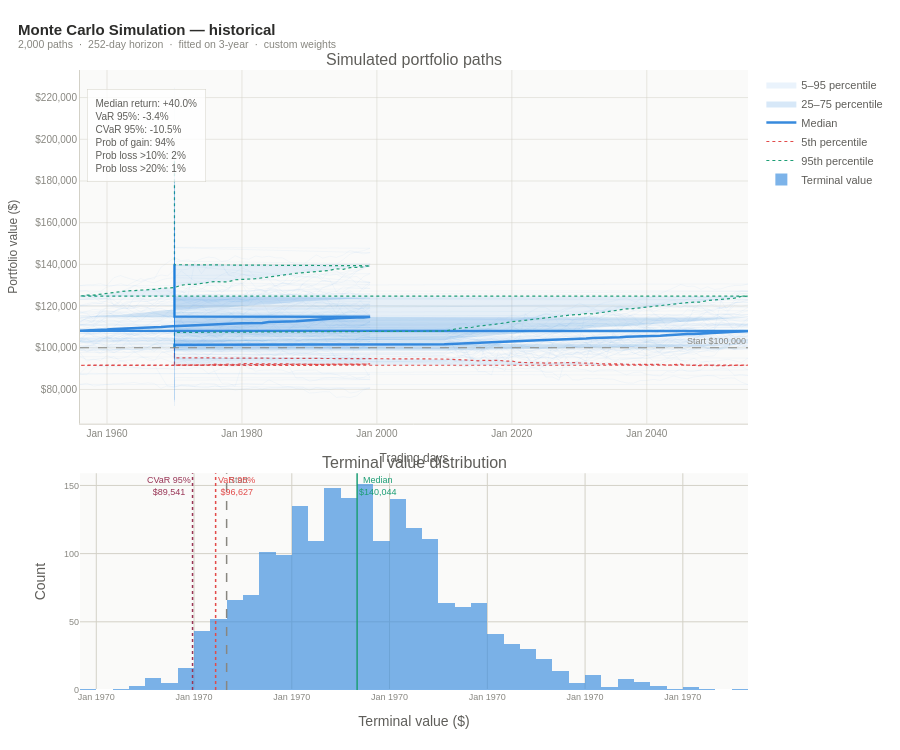

This figure's notebook cell:
### Code cell
# single run
result = simulate(quant, symbols, weights,
    horizon=252,        # 1 year forward
    n_sims=2000,
    method="historical",
    period="3y")

print(result)
plots.monte_carlo(result).show()

### Figure 1 — Plotly figure (JSON) as saved in the notebook; plotly's stock layout.template omitted (floating-point values rounded to 4 significant figures; data arrays with more than 128 entries replaced by an {"elided": "..."} marker saying what was removed)
{"data": [{"fill": "toself", "fillcolor": "rgba(55,138,221,0.10)", "hoverinfo": "skip", "line": {"width": 0}, "name": "5–95 percentile", "x": {"elided": "506 int values"}, "y": {"elided": "506 float values"}, "type": "scatter", "xaxis": "x", "yaxis": "y"}, {"fill": "toself", "fillcolor": "rgba(55,138,221,0.20)", "hoverinfo": "skip", "line": {"width": 0}, "name": "25–75 percentile", "x": {"elided": "506 int values"}, "y": {"elided": "506 float values"}, "type": "scatter", "xaxis": "x", "yaxis": "y"}, {"hovertemplate": "Day %{x}<br>Median: $%{y:,.0f}<extra></extra>", "line": {"color": "#378ADD", "width": 2.5}, "mode": "lines", "name": "Median", "x": {"elided": "253 int values"}, "y": {"elided": "253 float values"}, "type": "scatter", "xaxis": "x", "yaxis": "y"}, {"hovertemplate": "Day %{x}<br>5th pct: $%{y:,.0f}<extra></extra>", "line": {"color": "#E24B4A", "dash": "dot", "width": 1.2}, "mode": "lines", "name": "5th percentile", "x": {"elided": "253 int values"}, "y": {"elided": "253 float values"}, "type": "scatter", "xaxis": "x", "yaxis": "y"}, {"hovertemplate": "Day %{x}<br>95th pct: $%{y:,.0f}<extra></extra>", "line": {"color": "#1D9E75", "dash": "dot", "width": 1.2}, "mode": "lines", "name": "95th percentile", "x": {"elided": "253 int values"}, "y": {"elided": "253 float values"}, "type": "scatter", "xaxis": "x", "yaxis": "y"}, {"hoverinfo": "skip", "line": {"color": "rgba(55,138,221,0.08)", "width": 0.6}, "mode": "lines", "showlegend": false, "x": {"elided": "253 int values"}, "y": {"elided": "253 float values"}, "type": "scatter", "xaxis": "x", "yaxis": "y"}, {"hoverinfo": "skip", "line": {"color": "rgba(55,138,221,0.08)", "width": 0.6}, "mode": "lines", "showlegend": false, "x": {"elided": "253 int values"}, "y": {"elided": "253 float values"}, "type": "scatter", "xaxis": "x", "yaxis": "y"}, {"hoverinfo": "skip", "line": {"color": "rgba(55,138,221,0.08)", "width": 0.6}, "mode": "lines", "showlegend": false, "x": {"elided": "253 int values"}, "y": {"elided": "253 float values"}, "type": "scatter", "xaxis": "x", "yaxis": "y"}, {"hoverinfo": "skip", "line": {"color": "rgba(55,138,221,0.08)", "width": 0.6}, "mode": "lines", "showlegend": false, "x": {"elided": "253 int values"}, "y": {"elided": "253 float values"}, "type": "scatter", "xaxis": "x", "yaxis": "y"}, {"hoverinfo": "skip", "line": {"color": "rgba(55,138,221,0.08)", "width": 0.6}, "mode": "lines", "showlegend": false, "x": {"elided": "253 int values"}, "y": {"elided": "253 float values"}, "type": "scatter", "xaxis": "x", "yaxis": "y"}, {"hoverinfo": "skip", "line": {"color": "rgba(55,138,221,0.08)", "width": 0.6}, "mode": "lines", "showlegend": false, "x": {"elided": "253 int values"}, "y": {"elided": "253 float values"}, "type": "scatter", "xaxis": "x", "yaxis": "y"}, {"hoverinfo": "skip", "line": {"color": "rgba(55,138,221,0.08)", "width": 0.6}, "mode": "lines", "showlegend": false, "x": {"elided": "253 int values"}, "y": {"elided": "253 float values"}, "type": "scatter", "xaxis": "x", "yaxis": "y"}, {"hoverinfo": "skip", "line": {"color": "rgba(55,138,221,0.08)", "width": 0.6}, "mode": "lines", "showlegend": false, "x": {"elided": "253 int values"}, "y": {"elided": "253 float values"}, "type": "scatter", "xaxis": "x", "yaxis": "y"}, {"hoverinfo": "skip", "line": {"color": "rgba(55,138,221,0.08)", "width": 0.6}, "mode": "lines", "showlegend": false, "x": {"elided": "253 int values"}, "y": {"elided": "253 float values"}, "type": "scatter", "xaxis": "x", "yaxis": "y"}, {"hoverinfo": "skip", "line": {"color": "rgba(55,138,221,0.08)", "width": 0.6}, "mode": "lines", "showlegend": false, "x": {"elided": "253 int values"}, "y": {"elided": "253 float values"}, "type": "scatter", "xaxis": "x", "yaxis": "y"}, {"hoverinfo": "skip", "line": {"color": "rgba(55,138,221,0.08)", "width": 0.6}, "mode": "lines", "showlegend": false, "x": {"elided": "253 int values"}, "y": {"elided": "253 float values"}, "type": "scatter", "xaxis": "x", "yaxis": "y"}, {"hoverinfo": "skip", "line": {"color": "rgba(55,138,221,0.08)", "width": 0.6}, "mode": "lines", "showlegend": false, "x": {"elided": "253 int values"}, "y": {"elided": "253 float values"}, "type": "scatter", "xaxis": "x", "yaxis": "y"}, {"hoverinfo": "skip", "line": {"color": "rgba(55,138,221,0.08)", "width": 0.6}, "mode": "lines", "showlegend": false, "x": {"elided": "253 int values"}, "y": {"elided": "253 float values"}, "type": "scatter", "xaxis": "x", "yaxis": "y"}, {"hoverinfo": "skip", "line": {"color": "rgba(55,138,221,0.08)", "width": 0.6}, "mode": "lines", "showlegend": false, "x": {"elided": "253 int values"}, "y": {"elided": "253 float values"}, "type": "scatter", "xaxis": "x", "yaxis": "y"}, {"hoverinfo": "skip", "line": {"color": "rgba(55,138,221,0.08)", "width": 0.6}, "mode": "lines", "showlegend": false, "x": {"elided": "253 int values"}, "y": {"elided": "253 float values"}, "type": "scatter", "xaxis": "x", "yaxis": "y"}, {"hoverinfo": "skip", "line": {"color": "rgba(55,138,221,0.08)", "width": 0.6}, "mode": "lines", "showlegend": false, "x": {"elided": "253 int values"}, "y": {"elided": "253 float values"}, "type": "scatter", "xaxis": "x", "yaxis": "y"}, {"hoverinfo": "skip", "line": {"color": "rgba(55,138,221,0.08)", "width": 0.6}, "mode": "lines", "showlegend": false, "x": {"elided": "253 int values"}, "y": {"elided": "253 float values"}, "type": "scatter", "xaxis": "x", "yaxis": "y"}, {"hoverinfo": "skip", "line": {"color": "rgba(55,138,221,0.08)", "width": 0.6}, "mode": "lines", "showlegend": false, "x": {"elided": "253 int values"}, "y": {"elided": "253 float values"}, "type": "scatter", "xaxis": "x", "yaxis": "y"}, {"hoverinfo": "skip", "line": {"color": "rgba(55,138,221,0.08)", "width": 0.6}, "mode": "lines", "showlegend": false, "x": {"elided": "253 int values"}, "y": {"elided": "253 float values"}, "type": "scatter", "xaxis": "x", "yaxis": "y"}, {"hoverinfo": "skip", "line": {"color": "rgba(55,138,221,0.08)", "width": 0.6}, "mode": "lines", "showlegend": false, "x": {"elided": "253 int values"}, "y": {"elided": "253 float values"}, "type": "scatter", "xaxis": "x", "yaxis": "y"}, {"hoverinfo": "skip", "line": {"color": "rgba(55,138,221,0.08)", "width": 0.6}, "mode": "lines", "showlegend": false, "x": {"elided": "253 int values"}, "y": {"elided": "253 float values"}, "type": "scatter", "xaxis": "x", "yaxis": "y"}, {"hoverinfo": "skip", "line": {"color": "rgba(55,138,221,0.08)", "width": 0.6}, "mode": "lines", "showlegend": false, "x": {"elided": "253 int values"}, "y": {"elided": "253 float values"}, "type": "scatter", "xaxis": "x", "yaxis": "y"}, {"hoverinfo": "skip", "line": {"color": "rgba(55,138,221,0.08)", "width": 0.6}, "mode": "lines", "showlegend": false, "x": {"elided": "253 int values"}, "y": {"elided": "253 float values"}, "type": "scatter", "xaxis": "x", "yaxis": "y"}, {"hoverinfo": "skip", "line": {"color": "rgba(55,138,221,0.08)", "width": 0.6}, "mode": "lines", "showlegend": false, "x": {"elided": "253 int values"}, "y": {"elided": "253 float values"}, "type": "scatter", "xaxis": "x", "yaxis": "y"}, {"hoverinfo": "skip", "line": {"color": "rgba(55,138,221,0.08)", "width": 0.6}, "mode": "lines", "showlegend": false, "x": {"elided": "253 int values"}, "y": {"elided": "253 float values"}, "type": "scatter", "xaxis": "x", "yaxis": "y"}, {"hoverinfo": "skip", "line": {"color": "rgba(55,138,221,0.08)", "width": 0.6}, "mode": "lines", "showlegend": false, "x": {"elided": "253 int values"}, "y": {"elided": "253 float values"}, "type": "scatter", "xaxis": "x", "yaxis": "y"}, {"hoverinfo": "skip", "line": {"color": "rgba(55,138,221,0.08)", "width": 0.6}, "mode": "lines", "showlegend": false, "x": {"elided": "253 int values"}, "y": {"elided": "253 float values"}, "type": "scatter", "xaxis": "x", "yaxis": "y"}, {"hoverinfo": "skip", "line": {"color": "rgba(55,138,221,0.08)", "width": 0.6}, "mode": "lines", "showlegend": false, "x": {"elided": "253 int values"}, "y": {"elided": "253 float values"}, "type": "scatter", "xaxis": "x", "yaxis": "y"}, {"hoverinfo": "skip", "line": {"color": "rgba(55,138,221,0.08)", "width": 0.6}, "mode": "lines", "showlegend": false, "x": {"elided": "253 int values"}, "y": {"elided": "253 float values"}, "type": "scatter", "xaxis": "x", "yaxis": "y"}, {"hoverinfo": "skip", "line": {"color": "rgba(55,138,221,0.08)", "width": 0.6}, "mode": "lines", "showlegend": false, "x": {"elided": "253 int values"}, "y": {"elided": "253 float values"}, "type": "scatter", "xaxis": "x", "yaxis": "y"}, {"hoverinfo": "skip", "line": {"color": "rgba(55,138,221,0.08)", "width": 0.6}, "mode": "lines", "showlegend": false, "x": {"elided": "253 int values"}, "y": {"elided": "253 float values"}, "type": "scatter", "xaxis": "x", "yaxis": "y"}, {"hoverinfo": "skip", "line": {"color": "rgba(55,138,221,0.08)", "width": 0.6}, "mode": "lines", "showlegend": false, "x": {"elided": "253 int values"}, "y": {"elided": "253 float values"}, "type": "scatter", "xaxis": "x", "yaxis": "y"}, {"hoverinfo": "skip", "line": {"color": "rgba(55,138,221,0.08)", "width": 0.6}, "mode": "lines", "showlegend": false, "x": {"elided": "253 int values"}, "y": {"elided": "253 float values"}, "type": "scatter", "xaxis": "x", "yaxis": "y"}, {"hoverinfo": "skip", "line": {"color": "rgba(55,138,221,0.08)", "width": 0.6}, "mode": "lines", "showlegend": false, "x": {"elided": "253 int values"}, "y": {"elided": "253 float values"}, "type": "scatter", "xaxis": "x", "yaxis": "y"}, {"hoverinfo": "skip", "line": {"color": "rgba(55,138,221,0.08)", "width": 0.6}, "mode": "lines", "showlegend": false, "x": {"elided": "253 int values"}, "y": {"elided": "253 float values"}, "type": "scatter", "xaxis": "x", "yaxis": "y"}, {"hoverinfo": "skip", "line": {"color": "rgba(55,138,221,0.08)", "width": 0.6}, "mode": "lines", "showlegend": false, "x": {"elided": "253 int values"}, "y": {"elided": "253 float values"}, "type": "scatter", "xaxis": "x", "yaxis": "y"}, {"hoverinfo": "skip", "line": {"color": "rgba(55,138,221,0.08)", "width": 0.6}, "mode": "lines", "showlegend": false, "x": {"elided": "253 int values"}, "y": {"elided": "253 float values"}, "type": "scatter", "xaxis": "x", "yaxis": "y"}, {"hoverinfo": "skip", "line": {"color": "rgba(55,138,221,0.08)", "width": 0.6}, "mode": "lines", "showlegend": false, "x": {"elided": "253 int values"}, "y": {"elided": "253 float values"}, "type": "scatter", "xaxis": "x", "yaxis": "y"}, {"hoverinfo": "skip", "line": {"color": "rgba(55,138,221,0.08)", "width": 0.6}, "mode": "lines", "showlegend": false, "x": {"elided": "253 int values"}, "y": {"elided": "253 float values"}, "type": "scatter", "xaxis": "x", "yaxis": "y"}, {"hoverinfo": "skip", "line": {"color": "rgba(55,138,221,0.08)", "width": 0.6}, "mode": "lines", "showlegend": false, "x": {"elided": "253 int values"}, "y": {"elided": "253 float values"}, "type": "scatter", "xaxis": "x", "yaxis": "y"}, {"hoverinfo": "skip", "line": {"color": "rgba(55,138,221,0.08)", "width": 0.6}, "mode": "lines", "showlegend": false, "x": {"elided": "253 int values"}, "y": {"elided": "253 float values"}, "type": "scatter", "xaxis": "x", "yaxis": "y"}, {"hoverinfo": "skip", "line": {"color": "rgba(55,138,221,0.08)", "width": 0.6}, "mode": "lines", "showlegend": false, "x": {"elided": "253 int values"}, "y": {"elided": "253 float values"}, "type": "scatter", "xaxis": "x", "yaxis": "y"}, {"hoverinfo": "skip", "line": {"color": "rgba(55,138,221,0.08)", "width": 0.6}, "mode": "lines", "showlegend": false, "x": {"elided": "253 int values"}, "y": {"elided": "253 float values"}, "type": "scatter", "xaxis": "x", "yaxis": "y"}, {"hoverinfo": "skip", "line": {"color": "rgba(55,138,221,0.08)", "width": 0.6}, "mode": "lines", "showlegend": false, "x": {"elided": "253 int values"}, "y": {"elided": "253 float values"}, "type": "scatter", "xaxis": "x", "yaxis": "y"}, {"hoverinfo": "skip", "line": {"color": "rgba(55,138,221,0.08)", "width": 0.6}, "mode": "lines", "showlegend": false, "x": {"elided": "253 int values"}, "y": {"elided": "253 float values"}, "type": "scatter", "xaxis": "x", "yaxis": "y"}, {"hoverinfo": "skip", "line": {"color": "rgba(55,138,221,0.08)", "width": 0.6}, "mode": "lines", "showlegend": false, "x": {"elided": "253 int values"}, "y": {"elided": "253 float values"}, "type": "scatter", "xaxis": "x", "yaxis": "y"}, {"hoverinfo": "skip", "line": {"color": "rgba(55,138,221,0.08)", "width": 0.6}, "mode": "lines", "showlegend": false, "x": {"elided": "253 int values"}, "y": {"elided": "253 float values"}, "type": "scatter", "xaxis": "x", "yaxis": "y"}, {"hoverinfo": "skip", "line": {"color": "rgba(55,138,221,0.08)", "width": 0.6}, "mode": "lines", "showlegend": false, "x": {"elided": "253 int values"}, "y": {"elided": "253 float values"}, "type": "scatter", "xaxis": "x", "yaxis": "y"}, {"hoverinfo": "skip", "line": {"color": "rgba(55,138,221,0.08)", "width": 0.6}, "mode": "lines", "showlegend": false, "x": {"elided": "253 int values"}, "y": {"elided": "253 float values"}, "type": "scatter", "xaxis": "x", "yaxis": "y"}, {"hoverinfo": "skip", "line": {"color": "rgba(55,138,221,0.08)", "width": 0.6}, "mode": "lines", "showlegend": false, "x": {"elided": "253 int values"}, "y": {"elided": "253 float values"}, "type": "scatter", "xaxis": "x", "yaxis": "y"}, {"hovertemplate": "$%{x:,.0f}<br>Count: %{y}<extra></extra>", "marker": {"color": "#378ADD"}, "name": "Terminal value", "nbinsx": 60, "opacity": 0.65, "x": {"elided": "2000 float values"}, "type": "histogram", "xaxis": "x2", "yaxis": "y2"}], "layout": {"xaxis": {"anchor": "y", "domain": [0.0, 1.0], "title": {"text": "Trading days", "font": {"size": 12, "color": "#5F5E5A"}}, "tickfont": {"size": 10, "color": "#888780"}, "gridcolor": "#D3D1C7", "gridwidth": 0.5, "linecolor": "#D3D1C7", "zerolinecolor": "#B4B2A9", "type": "date", "tickformat": "%b %Y"}, "yaxis": {"anchor": "x", "domain": [0.4296, 1.0], "title": {"text": "Portfolio value ($)", "font": {"size": 12, "color": "#5F5E5A"}}, "tickfont": {"size": 10, "color": "#888780"}, "tickformat": "$,.0f", "gridcolor": "#D3D1C7", "gridwidth": 0.5, "linecolor": "#D3D1C7", "zerolinecolor": "#B4B2A9"}, "xaxis2": {"anchor": "y2", "domain": [0.0, 1.0], "title": {"text": "Terminal value ($)"}, "tickfont": {"size": 9, "color": "#888780"}, "tickformat": "%b %Y", "gridcolor": "#D3D1C7", "type": "date"}, "yaxis2": {"anchor": "x2", "domain": [0.0, 0.3496], "title": {"text": "Count"}, "tickfont": {"size": 9, "color": "#888780"}, "gridcolor": "#D3D1C7"}, "annotations": [{"font": {"size": 16}, "showarrow": false, "text": "Simulated portfolio paths", "x": 0.5, "xanchor": "center", "xref": "paper", "y": 1.0, "yanchor": "bottom", "yref": "paper"}, {"font": {"size": 16}, "showarrow": false, "text": "Terminal value distribution", "x": 0.5, "xanchor": "center", "xref": "paper", "y": 0.3496, "yanchor": "bottom", "yref": "paper"}, {"font": {"color": "#888780", "size": 9}, "showarrow": false, "text": "Start $100,000", "x": 1, "xanchor": "right", "xref": "x domain", "y": 100000.0, "yanchor": "bottom", "yref": "y"}, {"font": {"color": "#888780", "size": 9}, "showarrow": false, "text": "Start", "x": 100000.0, "xanchor": "left", "xref": "x2", "y": 1, "yanchor": "top", "yref": "y2 domain"}, {"font": {"color": "#E24B4A", "size": 9}, "showarrow": false, "text": "VaR 95%<br>$96,627", "x": 96630.0, "xanchor": "left", "xref": "x2", "y": 1, "yanchor": "top", "yref": "y2 domain"}, {"font": {"color": "#993556", "size": 9}, "showarrow": false, "text": "CVaR 95%<br>$89,541", "x": 89540.0, "xanchor": "right", "xref": "x2", "y": 1, "yanchor": "top", "yref": "y2 domain"}, {"font": {"color": "#1D9E75", "size": 9}, "showarrow": false, "text": "Median<br>$140,044", "x": 140000.0, "xanchor": "left", "xref": "x2", "y": 1, "yanchor": "top", "yref": "y2 domain"}, {"align": "left", "bgcolor": "rgba(255,255,255,0.8)", "bordercolor": "#D3D1C7", "borderpad": 8, "borderwidth": 0.5, "font": {"color": "#5F5E5A", "size": 10}, "showarrow": false, "text": "Median return: +40.0%<br>VaR 95%: -3.4%<br>CVaR 95%: -10.5%<br>Prob of gain: 94%<br>Prob loss >10%: 2%<br>Prob loss >20%: 1%", "x": 0.01, "xref": "paper", "y": 0.97, "yref": "paper"}], "shapes": [{"line": {"color": "#888780", "dash": "dash", "width": 1}, "type": "line", "x0": 0, "x1": 1, "xref": "x domain", "y0": 100000.0, "y1": 100000.0, "yref": "y"}, {"line": {"color": "#888780", "dash": "dash", "width": 1.5}, "type": "line", "x0": 100000.0, "x1": 100000.0, "xref": "x2", "y0": 0, "y1": 1, "yref": "y2 domain"}, {"line": {"color": "#E24B4A", "dash": "dot", "width": 1.5}, "type": "line", "x0": 96630.0, "x1": 96630.0, "xref": "x2", "y0": 0, "y1": 1, "yref": "y2 domain"}, {"line": {"color": "#993556", "dash": "dot", "width": 1.5}, "type": "line", "x0": 89540.0, "x1": 89540.0, "xref": "x2", "y0": 0, "y1": 1, "yref": "y2 domain"}, {"line": {"color": "#1D9E75", "width": 1.5}, "type": "line", "x0": 140000.0, "x1": 140000.0, "xref": "x2", "y0": 0, "y1": 1, "yref": "y2 domain"}], "font": {"family": "sans-serif", "color": "#5F5E5A", "size": 12}, "hoverlabel": {"font": {"size": 12}, "bgcolor": "white"}, "margin": {"l": 60, "r": 40, "t": 70, "b": 60}, "legend": {"font": {"size": 11}, "bgcolor": "rgba(0,0,0,0)", "borderwidth": 0}, "title": {"font": {"size": 15, "color": "#2C2C2A"}, "text": "<b>Monte Carlo Simulation — historical</b><br><sup style='color:#888780'>2,000 paths  ·  252-day horizon  ·  fitted on 3-year  ·  custom weights</sup>", "x": 0.02}, "paper_bgcolor": "rgba(0,0,0,0)", "plot_bgcolor": "#FAFAF9", "height": 750, "hovermode": "x"}}
